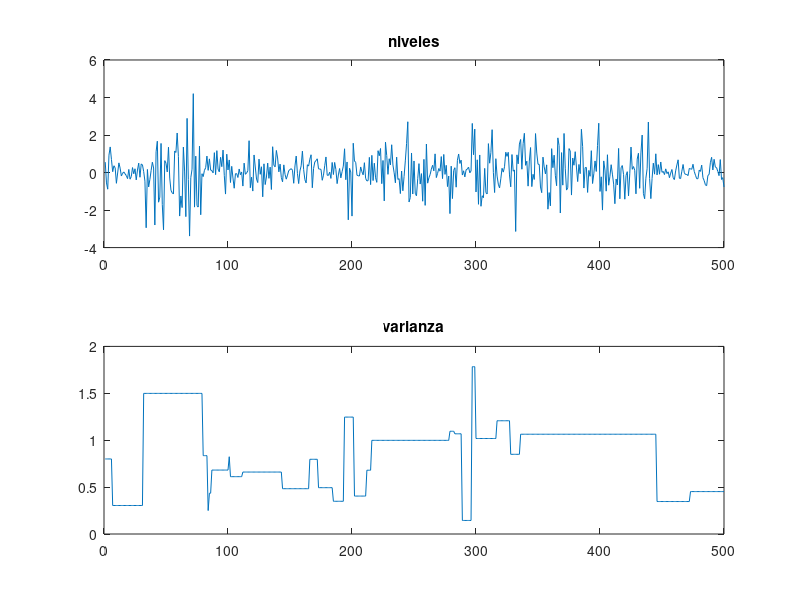

This chart was generated by the following MATLAB code: (Note: this script raises an error after producing the figure.)
%% Limpiamos
close('all')
clearvars
clc

%% Generamos datos con una estructura determinada

rng(1585) % Semilla para replicar los datos

global vyt
T=500;
mu=0.01;
phi=0.96;
a=4;
b=0.2;
vsigma2t=[];
vyt=[];
sigma2t0=a*b;
for t=1:T
    u=rand(1,1);
    if u<phi
        sigma2t=sigma2t0;
        yt=mu+sigma2t*randn(1);
        vsigma2t=[vsigma2t;sigma2t];
        vyt=[vyt;yt];
        sigma2t0=sigma2t;
    else
        sigma2t=gamrnd(a,b);
        yt=mu+sigma2t*randn(1);
        vsigma2t=[vsigma2t;sigma2t];
        vyt=[vyt;yt];
        sigma2t0=sigma2t;
    end
end

figure(1);
subplot(2,1,1);
plot(vyt);
title('niveles');
subplot(2,1,2);
plot(vsigma2t);
title('varianza');

%% Construimos un modelo GARCH(1,1) con innovaciones normales (g11)
% Valores iniciales 
mu0=mu;
delta10=0.8;
alpha10=0.12;

% Transformamos los parámetros
delta10tr=log(delta10/(1-delta10-alpha10));
alpha10tr=log(alpha10/(1-alpha10-delta10));
k0=(1-delta10-alpha10)*0.4;
k0tr=log(k0);

% Optimizamos los parametros transformados
th0tr=[mu0,k0tr,delta10tr,alpha10tr];
options=optimset('Display','iter','MaxFunEvals',10000,...
    'MaxIter',10000,'TolFun',0.00001);
thtropt=fminsearch('lfv1c',th0tr,options); 

% Recuperamos los parámetros, ahora óptimos
muopt=thtropt(1);
delta1opt=exp(thtropt(3))/(1+exp(thtropt(4))+exp(thtropt(3)));
alpha1opt=exp(thtropt(4))/(1+exp(thtropt(3))+exp(thtropt(4)));
kopt=exp(thtropt(2));

% Obtenemos la volatilidad condicional y maximizamos la función de 
% verosimilitud para los parametros óptimos.
[lfv_g11,vsigma2_g11]=lfv1c(thtropt);
figure(2);
plot([vsigma2t vsigma2_g11]);

thopt_g11=[muopt kopt delta1opt alpha1opt]'; % Vector de parametros optimos
x0_g11=thopt_g11; 
n=length(x0_g11);

    % Calculando el gradiente numéricamente
    auxi=1e-7*eye(n);
    Grad0=zeros(n,1);
    for i=1:n
        Grad0(i)=(feval('lfv_s1',x0_g11+auxi(:,i)) - ...
            feval('lfv_s1',x0_g11-auxi(:,i)))/(2*auxi(i,i));
    end
    
    % Calculando el hessiano numéricamente
    H0=zeros(n,n);
    auxi=1e-5*eye(n);
    for i=1:n
        for j=1:n
            H0(i,j)=(feval('lfv_s1',x0_g11+auxi(:,i)+auxi(:,j))-...
                        feval('lfv_s1',x0_g11+auxi(:,i))-...
                        feval('lfv_s1',x0_g11+auxi(:,j))+...
                        feval('lfv_s1',x0_g11))/(auxi(j,j)^2);
        end
    end
 
    
informd_g11=inv(H0);
sgd_g11=sqrt(diag(informd_g11));

[x0_g11 sgd_g11]

% Obtenemos medida de calidad del ajuste
[aic_g11,bic_g11] = aicbic(lfv_g11(end),length(thopt_g11),T);

%% EGARCH(1,1) con innovación normal (eg11)
% Valores iniciales
mu0=mu;
alpha00=-0.5; 
alpha10=0.2;
beta10=0.9;
gamma0=-0.2;

% Valores transformados
beta10tr=log(beta10/(1-beta10)); 
alpha10tr=log(alpha10);
gamma0tr=log(-gamma0);
th0tr=[mu0,alpha00,alpha10tr,beta10tr,gamma0tr];

% Obtenemos los parámetros optimos usando un egarch y fº de
% versomilitud basada en la norma
options=optimset('Display','iter','MaxFunEvals',10000,...
    'MaxIter',10000,'TolFun',0.00001);
thtropt=fminunc('elfv1c',th0tr,options);

muopt=thtropt(1);
alpha1opt=exp(thtropt(3));
beta1opt=exp(thtropt(4))/(1+exp(thtropt(4)));
alpha0opt=thtropt(2);
gammaopt=-exp(thtropt(5));

% Con los parámetros óptimos, calculamos volatilidad condicional y valor de
% fº verosimilitud
[lfv_eg11,vsigma2_eg11]=elfv1c(thtropt);
figure(3);
plot([vsigma2t vsigma2_eg11]);

thopt_eg11=[muopt alpha0opt alpha1opt beta1opt gammaopt]'; 
x0_eg11=thopt_eg11; 
n=length(x0_eg11);

 % Calculando el gradiente numéricamente
    auxi=1e-7*eye(n); auxi(2,2)=0.000000001;
    Grad0=zeros(n,1);
    for i=1:n
        Grad0(i)=(feval('elfv_s1',x0_eg11+auxi(:,i))-...
            feval('elfv_s1',x0_eg11-auxi(:,i)))/(2*auxi(i,i));
    end
    
    % Calculando el hessiano numéricamente
    H0=zeros(n,n);
    auxi=1e-5*eye(n); %auxi(2,2)=0.000000001;
    for i=1:n
        for j=1:n
            H0(i,j)=(feval('elfv_s1',x0_eg11+auxi(:,i)+auxi(:,j))-...
                        feval('elfv_s1',x0_eg11+auxi(:,i))-...
                        feval('elfv_s1',x0_eg11+auxi(:,j))+...
                        feval('elfv_s1',x0_eg11))/(auxi(j,j)^2);
        end
    end
 
    
informd_eg11=inv(H0);
sgd_eg11=sqrt(diag(informd_eg11));

[x0_eg11 sgd_eg11]

% Obtenemos medida de calidad del ajuste
[aic_eg11,bic_eg11] = aicbic(lfv_eg11(end),length(thopt_eg11),T);

%% Garch(1,1) en media con innovaciones normales (mg11)
% Condiciones iniciales
mu0=mu;
c0=0; % Condicion inicial: no prima de riesgo.
delta10=0.5;
alpha10=0.3;

% Transformacion condiciones iniciales
delta10tr=log(delta10/(1-delta10-alpha10));
alpha10tr=log(alpha10/(1-alpha10-delta10));
k0=(1-delta10-alpha10)*std(vyt)^2;
k0tr=log(k0);
th0tr=[mu0,k0tr,delta10tr,alpha10tr,c0]

% Optimizamos los parámetros
options=optimset('Display','iter','MaxFunEvals',10000,...
    'MaxIter',10000,'TolFun',0.00001);
thtropt=fminunc('lfv1mc',th0tr,options);
muopt=thtropt(1);
delta1opt=exp(thtropt(3))/(1+exp(thtropt(4))+exp(thtropt(3)));
alpha1opt=exp(thtropt(4))/(1+exp(thtropt(3))+exp(thtropt(4)));
kopt=exp(thtropt(2));
copt=thtropt(5);

% Calculamos vol condicional y valor de fº verosimilitud
[lfv_mg11,vsigma2_mg11]=lfv1mc(thtropt);
figure(4);
plot([vsigma2t vsigma2_mg11]);


thopt_mg11=[muopt kopt delta1opt alpha1opt copt]'; 
x0_mg11=thopt_mg11; n=length(x0_mg11);
    % Calculando el gradiente numéricamente
    auxi=1e-7*eye(n); auxi(2,2)=0.000000001;
    Grad0=zeros(n,1);
    for i=1:n
        Grad0(i)=(feval('lfvm_s1',x0_mg11 + auxi(:,i))-...
            feval('lfvm_s1',x0_mg11 - auxi(:,i)))/(2*auxi(i,i));
    end
    
    % Calculando el hessiano numéricamente
    H0=zeros(n,n);
    auxi=1e-5*eye(n);auxi(2,2)=0.000000001;
    for i=1:n
        for j=1:n
            H0(i,j)=(feval('lfvm_s1',x0_mg11+auxi(:,i)+auxi(:,j))-...
                        feval('lfvm_s1',x0_mg11+auxi(:,i))-...
                        feval('lfvm_s1',x0_mg11+auxi(:,j))+...
                        feval('lfvm_s1',x0_mg11))/(auxi(j,j)^2);
        end
    end
 
    
informd_mg11=inv(H0);
sgd_mg11=sqrt(diag(informd_mg11));

[x0_mg11 sgd_mg11]

[aic_mg11,bic_mg11] = aicbic(lfv_mg11(end),length(thopt_mg11),T);

%% GARCH(1,1) con innovaciones t-student (tg11)
% Parámetros iniciales
mu0=mu;
delta10=0.5;
alpha10=0.3;
gradosl0=5; % Condicion inicial para grados de libertad

% Transformamos los parametros iniciales
delta10tr=log(delta10/(1-delta10-alpha10));
alpha10tr=log(alpha10/(1-alpha10-delta10));
k0=(1-delta10-alpha10)*std(vyt)^2;
k0tr=log(k0);
gradosl0tr=log(gradosl0);

% Escribimos el vector de parametros transformados y lo optimizamos
th0tr=[mu0,k0tr,delta10tr,alpha10tr,gradosl0tr];
options=optimset('Display','iter','MaxFunEvals',10000,...
    'MaxIter',10000,'TolFun',0.00001);

% Minimizamos la función de una tstudent
thtropt=fminunc('lfv1tc',th0tr,options);

% Recuperamos los valores en niveles, pero ahora optimos.
muopt=thtropt(1);
delta1opt=exp(thtropt(3))/(1+exp(thtropt(4))+exp(thtropt(3)));
alpha1opt=exp(thtropt(4))/(1+exp(thtropt(3))+exp(thtropt(4)));
kopt=exp(thtropt(2));
gradoslopt=exp(thtropt(5));
[lfv_tg11,vsigma2_tg11]=lfv1tc(thtropt);
figure(5);
plot([vsigma2t vsigma2_tg11]);

% Calculamos la matriz de varianzas-covarianzas
thopt_tg11=[muopt kopt delta1opt alpha1opt gradoslopt]'; 
x0_tg11=thopt_tg11; n=length(x0_tg11);

    % Calculando el gradiente numéricamente
    auxi=1e-7*eye(n); auxi(2,2)=0.000000001;
    Grad0=zeros(n,1);
    for i=1:n
        Grad0(i)=(feval('lfvt_s1',x0_tg11+auxi(:,i))-...
            feval('lfvt_s1',x0_tg11-auxi(:,i)))/(2*auxi(i,i));
    end
    
    % Calculando el hessiano numéricamente
    H0 = zeros(n,n);
    auxi=1e-5*eye(n);auxi(2,2)=0.000000001;
    for i=1:n
        for j=1:n
            H0(i,j)=(feval('lfvt_s1',x0_tg11+auxi(:,i)+auxi(:,j))-...
                        feval('lfvt_s1',x0_tg11+auxi(:,i))-...
                        feval('lfvt_s1',x0_tg11+auxi(:,j))+...
                        feval('lfvt_s1',x0_tg11))/(auxi(j,j)^2);
        end
    end 
    
informd_tg11=inv(H0);
sgd_tg11=sqrt(diag(informd_tg11));

[x0_tg11 sgd_tg11]

[aic_tg11,bic_tg11] = aicbic(lfv_tg11(end),length(thopt_tg11),T);

%% TGARCH(1,1) (nombramos a las variables usando tga11)
% Condiciones iniciales
mu0=mu;
delta10=0.5;
alpha10=0.3;
gamma10=0.1;

% Transformamos parametros
delta10tr=log(delta10/(1-delta10-alpha10-gamma10/2));
alpha10tr=log(alpha10/(1-alpha10-delta10-gamma10/2));
gamma10tr=log(0.5*gamma10/(1-alpha10-delta10-gamma10/2));
k0=(1-delta10-alpha10-gamma10/2)*std(vyt)^2;
k0tr=log(k0);
th0tr=[mu0,k0tr,delta10tr,alpha10tr,gamma10tr];

% Optimizamos los parámetros minimizando la función de verosimilitud
options=optimset('Display','iter','MaxFunEvals',10000,...
    'MaxIter',10000,'TolFun',0.00001);
thtropt=fminunc('Tlfv1c',th0tr,options);

muopt=thtropt(1);
delta1opt=exp(thtropt(3))/(1+exp(thtropt(4))+exp(thtropt(3))+exp(thtropt(5)));
alpha1opt=exp(thtropt(4))/(1+exp(thtropt(3))+exp(thtropt(4))+exp(thtropt(5)));
gamma1opt=2*exp(thtropt(5))/(1+exp(thtropt(3))+exp(thtropt(4))+exp(thtropt(5)));
kopt=exp(thtropt(2));

% Optimizamos fº de verosimilitud y obtenemos vol condicional con
% parametros óptimos
[lfv_tga11,vsigma2_tga11]=Tlfv1c(thtropt);
figure(6);
plot([vsigma2t vsigma2_tga11]);

thopt_tga11=[muopt kopt delta1opt alpha1opt gamma1opt]'; 
x0_tga11=thopt_tga11; n=length(x0_tga11);

    % Calculando el gradiente numéricamente
    auxi=1e-7*eye(n); auxi(2,2)=0.000000001;
    Grad0=zeros(n,1);
    for i=1:n
        Grad0(i)=(feval('Tlfv_s1',x0_tga11+auxi(:,i))-...
            feval('Tlfv_s1',x0_tga11-auxi(:,i)))/(2*auxi(i,i));
    end
    
    % Calculando el hessiano numéricamente
    H0=zeros(n,n);
    auxi=1e-5*eye(n); auxi(2,2)=0.000000001;
    auxi(4,4)=(1/1000)*auxi(4,4); % Evitamos num negativos en la varianza
    for i=1:n
        for j=1:n
            H0(i,j)=(feval('Tlfv_s1',x0_tga11+auxi(:,i)+auxi(:,j))-...
                        feval('Tlfv_s1',x0_tga11+auxi(:,i))-...
                        feval('Tlfv_s1',x0_tga11+auxi(:,j))+...
                        feval('Tlfv_s1',x0_tga11))/(auxi(j,j)^2);
        end
    end
 
    
informd_tga11=inv(H0);
sgd_tga11=sqrt(diag(informd_tga11));

[x0_tga11 sgd_tga11]

[aic_tga11,bic_tga11] = aicbic(lfv_tga11(end),length(thopt_tga11),T);

%% Comparamos los modelos
AIC = [aic_g11 aic_eg11 aic_mg11 aic_tg11 aic_tga11]';
BIC = [bic_g11 bic_eg11 bic_mg11 bic_tg11 bic_tga11]';

names_var = {'GARCH ';
            'EGARCH';
            'GARCHM';
            'GARCHt';
            'TGARCH'};
       
tabla = table(AIC, BIC,'RowNames',names_var)
